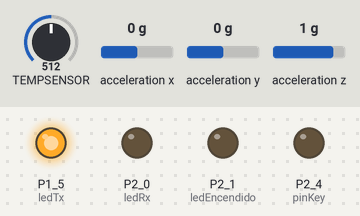
The sketch below on a simulated TI MSP430 LaunchPad. Shown: output pins drawn as LEDs (lit = HIGH). Wiring (inferred from the names in the program): ADXL345 accelerometer at I2C address 0x53. The inputs (shaded band) are chosen by the test bench; at power-on: TEMPSENSOR = 512, acceleration x 0 g, acceleration y 0 g, acceleration z 1 g. Pins used as bus, display or sensor lines are not drawn.

Above: at 0.1 s.
At 0.7 s:
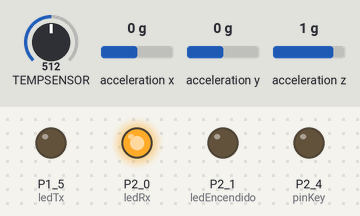
At 1.2 s:
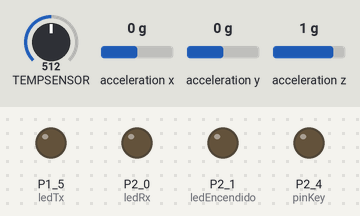
At 1.8 s:
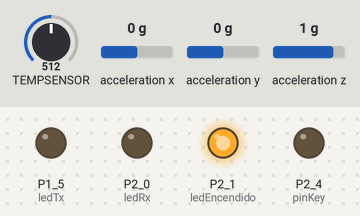
Timing chart, 0 to 3.3 s (numbered marks = the images above):
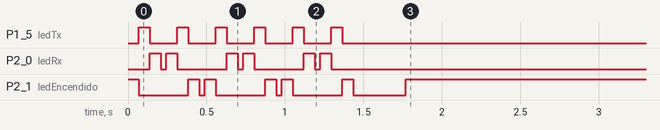

The sketch:

principal_ino.ino
```cpp
#include <String.h>
#include <SoftwareSerial.h>
#include <Wire.h>

#define RxD P2_2
#define TxD P2_3

#define ADXL345ADDRESS 0x53   //Dirección del acelerómetro
#define DATAADDRESS 0x32      //Primer registro con los datos de los ejes
#define POWER_CTL 0x2D        //Registro de control de energía
#define POWER_CTL_VALUE 8     //Valor que cargaremos en POWER_CTL
#define LENGTH 6
#define SCALE2G 0.0039

#define ledEncendido P2_1 //Indicador de encendido
#define ledTx P1_5 //Led transmisión BT RX/TX
#define ledRx P2_0 //BT conexion establecida
#define pinRst P1_3 //Pin encedido bluetooth
#define pinKey P2_4 //Pin para entrar en modo programacion del bluetooth
#define modoProgramacion 0 //Entramos en modo programacion o no

 SoftwareSerial BTSerial(RxD, TxD);
 const int MUESTRAS = 256;
 float tempGlobal = 0;

 int sigoVivo = 0;

 //Variables globales del acelerometro
 uint8_t* p_buffer = NULL;
 int xAxis=0;    //Variables que usaremos para imprimir el resultado
 int yAxis=0;
 int zAxis=0;

 float scaledXAxis = 0;    //Variables que usaremos para imprimir el resultado con una escala mas intuitiva
 float scaledYAxis = 0;
 float scaledZAxis = 0;


void setup()
{

   // initialize the digital pin as an output.
  pinMode(ledEncendido, OUTPUT);
  pinMode(ledTx, OUTPUT);
  pinMode(ledRx, OUTPUT);
  pinMode(pinRst, OUTPUT);
  pinMode(pinKey, OUTPUT);


  // Estado inicial
  arranqueLuces(70, 3); //hacemos test de luces
  delay(300);
  digitalWrite(ledEncendido, HIGH);

  if(modoProgramacion == 0){
    // Configuracion del puerto serie por software
    // para comunicar con el modulo HC-05
    digitalWrite(pinKey, LOW); // Modo comunicación bluetooth
    delay(100); // Nos aseguramos de que pille que el pin está apagado
    digitalWrite(pinRst, HIGH); //Encendemos el modulo bluetooth
    delay(500); //Espereamos un poco a que se caliente el chip
    BTSerial.begin(57600); //Baudios configurados 19200
    BTSerial.flush();
    delay(500);
    //BTSerial.println("Conexión Establecida");
  }else{
    //NECESITA EL PIN KEY EN HIGH y un baudratio de 38400 para que funcione
    digitalWrite(pinKey, HIGH); // Modo configuración bluetooth
    delay(100); //Nos aseguramos de que pille que el pin está encendido
    digitalWrite(pinRst, HIGH); //Encendemos el modulo bluetooth
    BTSerial.begin(38400); //Baudios necesarios para el modo programacion
    BTSerial.flush();
    delay(1000);
    //BTSerial.print("at+name=75595RF\r\n"); //Comando para cambiar el nombre del enlace
    delay(600);
    //BTSerial.print("AT+UART=57600,0,0\r\n"); //Comando para ajustar los baudios
  }

  //Configurar el ADC para que use la referencia interna de 1.5V
  analogReference(INTERNAL1V5);
  delay(1000); // Esperamos un poco

  //Configuramos el acelerometro
  Wire.begin();  //Iniciamos el bus I2C en modo maestro
  writeTo(ADXL345ADDRESS,POWER_CTL, POWER_CTL_VALUE);  //Antes de poder realizar mediciones se necesita configurar el registro de control de energía
}

//Reinicio por software
void(* resetFunc) (void) = 0; //declare reset function @ address 0

void loop()
{

  //Si nos pasamos de veces sin que el movil contacte con el micro reiniciamos la conexión
  if (sigoVivo >= 20){
  BTSerial.println("Reiniciando conexion :(");
  digitalWrite(ledTx, HIGH);
  digitalWrite(ledRx, LOW); //Apagamos el led que nos indica que la conexión está viva
  digitalWrite(pinRst, LOW); //Apagamos el modulo bluetooth
  delay(5000); //Esperamos un ratito para ver que se ha pagado el led y reiniciamos
  resetFunc();  //reiniciamos el chip
  }

  // Esperamos ha recibir datos.
  if (BTSerial.available()){

    // La funcion read() devuelve un caracter
    char command = BTSerial.read();
    BTSerial.flush();

    // Que hacer cuando recibe información

    //Si recivimos el caracter a mantemeos la conexión viva
    //reiniciar la cuenta atras de sigoVivo
     if (command == 'a'){
      BTSerial.println("Alive packet");
      digitalWrite(ledRx, HIGH);
      sigoVivo = 0;
    }

    //Si recibimos t de test, hacemos un parpadeo de prueba
    if (command == 't'){
      BTSerial.println("Parpadeo TX led || Haciendo test");
      parpadeo(60,5,ledTx);
    }

  }

  //Leemos la temperatura y la transmistimos por blueetooth
  sigoVivo++;
  leerTemperatura();
  delay(200);
  medirPosicion();
  delay(200);
  //Enviamos los resultados
   BTSerial.print("temp: ");
   BTSerial.print(tempGlobal);
   BTSerial.print(" |x-axis: "); //temperatura + x-axis + y-axis + z-axis
   BTSerial.print(scaledXAxis);
   BTSerial.print(" |y-axis: ");
   BTSerial.print(scaledYAxis);
   BTSerial.print(" |z-axis: ");
   BTSerial.print(scaledZAxis);
   BTSerial.print("\r\n");
  //Esperamos un rato para no gaste mucha batería
   delay(3500);
}


/****************************** FUNCIONES Generales *******************************/

 void leerTemperatura(){

   long int temp = 0;       // almacenamos el valor leido de la temperatura
   long int tempMedia = 0;  //ya que el termómetro es un dispositivo que genera una salida con mucho ruido
   long int numMuestras = 0;
   float final = 0;

   for(numMuestras = 0; numMuestras < MUESTRAS; numMuestras++){
    //TEMPSENSOR es un pin interno el cual está conectado al termómetro
    temp = ((uint32_t)analogRead(A10)*27069 - 18169625) * 10 >> 16; //escalamos el valor que devuelve el ADC
    tempMedia += temp; //sumamos cada muestra
   }

  tempMedia /= MUESTRAS; //dividimos por el número de muestras
  tempMedia = tempMedia - 150; //Ajustamos el offset(desviación de cada micro)
  tempGlobal = tempMedia * 0.10;
 }


int parpadeo(int freq, int veces, int pinNum){
  for(int i=0;i<veces;i++){
  digitalWrite(pinNum, HIGH);
  delay(freq);
  digitalWrite(pinNum, LOW);
  }
}

int arranqueLuces(int freq, int veces){
  for(int i=0;i<veces;i++){
  //1 Pasada de izquierda a derecha
  digitalWrite(ledEncendido, HIGH);
  delay(freq);
  digitalWrite(ledEncendido, LOW);
  digitalWrite(ledTx, HIGH);
  delay(freq);
  digitalWrite(ledTx, LOW);
  digitalWrite(ledRx, HIGH);
  delay(freq);
  digitalWrite(ledRx, LOW);
  delay(freq/2);
  //1 pasada de derecha a izquierda
  digitalWrite(ledRx, HIGH);
  delay(freq);
  digitalWrite(ledRx, LOW);
  digitalWrite(ledTx, HIGH);
  delay(freq);
  digitalWrite(ledTx, LOW);
  digitalWrite(ledEncendido, HIGH);
  delay(freq);
  digitalWrite(ledEncendido, LOW);
  delay(freq/2);
  }
}

/****************************** FUNCIONES ACELROMETRO *******************************/

void medirPosicion(){
 p_buffer = readFrom(ADXL345ADDRESS, DATAADDRESS, LENGTH); //Lectura de los datos del acelerómetro

 xAxis = (p_buffer[1] << 8) | p_buffer[0]; //El acelerómetro almacena el valor de cada eje en dos bytes por lo que
 yAxis = (p_buffer[3] << 8) | p_buffer[2]; //necesitamos hacer esto para tener el dato completo
 zAxis = (p_buffer[5] << 8) | p_buffer[4];

 scaledXAxis = SCALE2G * xAxis; //Escalamos el valor en "G"
 scaledYAxis = SCALE2G * yAxis;
 scaledZAxis = SCALE2G * zAxis;

}

void writeTo(int slave_Address, int address, int data){

	Wire.beginTransmission(slave_Address); //Ponemos en el bus la dirección del dispositivo con el que nos quereos comunicar
	Wire.write(address);                   //Registro al que queremos acceder
	Wire.write(data);                      //Dato que queremos poner en el registro
	Wire.endTransmission();                //Terminar la transmisión
}


uint8_t* readFrom(int slave_Address, int address, int length){

  uint8_t buffer[length];                   //Buffer donde iremos guardando los datos que recibamos

  Wire.beginTransmission(slave_Address);    //Dirección del dispositivo con el que nos queremos comunicar
  Wire.write(address);                      //Que registro al que queremos acceder
  Wire.endTransmission();

  Wire.beginTransmission(slave_Address);    //Start repetido
  Wire.requestFrom(slave_Address, length);  //Modo lectura y cuantos bytes queremos

  if(Wire.available() == length){
    for(uint8_t i = 0; i < length; i++){    //Leemos cada byte y rellenamos el buffer
      buffer[i] = Wire.read();
    }
  }
  Wire.endTransmission();

  return buffer;
}
```
